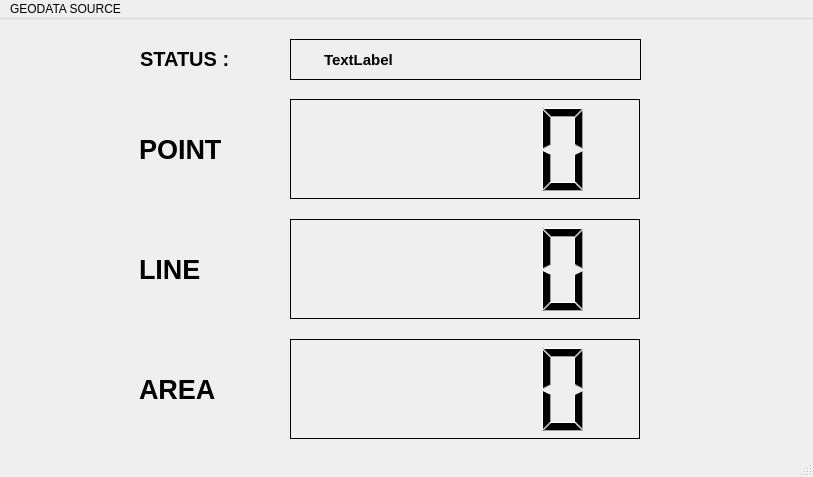
<?xml version="1.0" encoding="UTF-8"?>
<ui version="4.0">
 <class>MainWindow</class>
 <widget class="QMainWindow" name="MainWindow">
  <property name="geometry">
   <rect>
    <x>0</x>
    <y>0</y>
    <width>813</width>
    <height>477</height>
   </rect>
  </property>
  <property name="windowTitle">
   <string>MainWindow</string>
  </property>
  <widget class="QWidget" name="centralwidget">
   <widget class="QLCDNumber" name="lcdNumberPoint">
    <property name="geometry">
     <rect>
      <x>290</x>
      <y>80</y>
      <width>350</width>
      <height>100</height>
     </rect>
    </property>
    <property name="frameShape">
     <enum>QFrame::Box</enum>
    </property>
    <property name="frameShadow">
     <enum>QFrame::Plain</enum>
    </property>
   </widget>
   <widget class="QLabel" name="label_1">
    <property name="geometry">
     <rect>
      <x>130</x>
      <y>80</y>
      <width>150</width>
      <height>100</height>
     </rect>
    </property>
    <property name="font">
     <font>
      <family>Tahoma</family>
      <pointsize>20</pointsize>
      <bold>true</bold>
      <strikeout>false</strikeout>
     </font>
    </property>
    <property name="frameShape">
     <enum>QFrame::NoFrame</enum>
    </property>
    <property name="text">
     <string>POINT</string>
    </property>
    <property name="indent">
     <number>9</number>
    </property>
   </widget>
   <widget class="QLCDNumber" name="lcdNumberLine">
    <property name="geometry">
     <rect>
      <x>290</x>
      <y>200</y>
      <width>350</width>
      <height>100</height>
     </rect>
    </property>
    <property name="frameShape">
     <enum>QFrame::Box</enum>
    </property>
    <property name="frameShadow">
     <enum>QFrame::Plain</enum>
    </property>
   </widget>
   <widget class="QLCDNumber" name="lcdNumberArea">
    <property name="geometry">
     <rect>
      <x>290</x>
      <y>320</y>
      <width>350</width>
      <height>100</height>
     </rect>
    </property>
    <property name="frameShape">
     <enum>QFrame::Box</enum>
    </property>
    <property name="frameShadow">
     <enum>QFrame::Plain</enum>
    </property>
   </widget>
   <widget class="QLabel" name="label_2">
    <property name="geometry">
     <rect>
      <x>130</x>
      <y>200</y>
      <width>150</width>
      <height>100</height>
     </rect>
    </property>
    <property name="font">
     <font>
      <family>Tahoma</family>
      <pointsize>20</pointsize>
      <bold>true</bold>
      <strikeout>false</strikeout>
     </font>
    </property>
    <property name="frameShape">
     <enum>QFrame::NoFrame</enum>
    </property>
    <property name="text">
     <string>LINE</string>
    </property>
    <property name="indent">
     <number>9</number>
    </property>
   </widget>
   <widget class="QLabel" name="label_3">
    <property name="geometry">
     <rect>
      <x>130</x>
      <y>320</y>
      <width>150</width>
      <height>100</height>
     </rect>
    </property>
    <property name="font">
     <font>
      <family>Tahoma</family>
      <pointsize>20</pointsize>
      <bold>true</bold>
      <strikeout>false</strikeout>
     </font>
    </property>
    <property name="frameShape">
     <enum>QFrame::NoFrame</enum>
    </property>
    <property name="text">
     <string>AREA</string>
    </property>
    <property name="indent">
     <number>9</number>
    </property>
   </widget>
   <widget class="QLabel" name="label">
    <property name="geometry">
     <rect>
      <x>140</x>
      <y>30</y>
      <width>91</width>
      <height>20</height>
     </rect>
    </property>
    <property name="font">
     <font>
      <pointsize>15</pointsize>
      <bold>true</bold>
     </font>
    </property>
    <property name="text">
     <string>STATUS : </string>
    </property>
   </widget>
   <widget class="QLabel" name="label_status">
    <property name="geometry">
     <rect>
      <x>290</x>
      <y>20</y>
      <width>351</width>
      <height>41</height>
     </rect>
    </property>
    <property name="font">
     <font>
      <pointsize>11</pointsize>
      <bold>true</bold>
     </font>
    </property>
    <property name="frameShape">
     <enum>QFrame::Panel</enum>
    </property>
    <property name="text">
     <string>TextLabel</string>
    </property>
    <property name="indent">
     <number>33</number>
    </property>
   </widget>
  </widget>
  <widget class="QMenuBar" name="menubar">
   <property name="geometry">
    <rect>
     <x>0</x>
     <y>0</y>
     <width>813</width>
     <height>22</height>
    </rect>
   </property>
   <widget class="QMenu" name="menuGEODATA_SOURCE">
    <property name="font">
     <font>
      <pointsize>9</pointsize>
      <bold>false</bold>
     </font>
    </property>
    <property name="title">
     <string>GEODATA SOURCE</string>
    </property>
   </widget>
   <addaction name="menuGEODATA_SOURCE"/>
  </widget>
  <widget class="QStatusBar" name="statusbar"/>
 </widget>
 <resources/>
 <connections/>
</ui>
